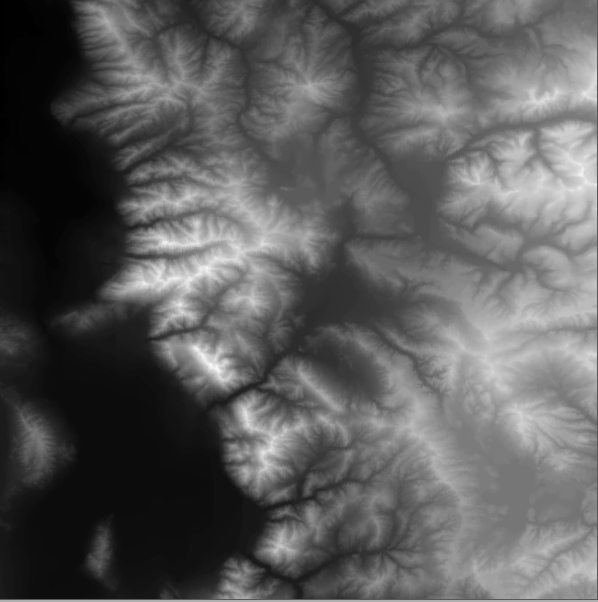
%> input picture saltlake.png, 598 x 602 px
$ octave test.m   (GNU Octave 9; MATLAB toolbox functions it lacks are replaced by stand-ins)
%> lines starting %> are read from the running program, lines starting %| are printed output that depends on the picture
### Gaussian_mean_curvature.m
function H = Gaussian_mean_curvature(im,f, method)
%> called with f = 0.4, method = 'mean'

%{
this function allows to calculate, display the gaussian curvature
and the average curvature of a given image at the input.

Input data:
     - im: image.
     - f: real parameter.
     - method: "gaussian" or "mean"

Author: SABIR ILYASS - 2022.

%}

im = imresize(im, f);
%> im: size 241x240 double
[w,h] = size(im);
%> w = 241; h = 240

H = zeros(w - 4,h - 4);

if (w >= 2 && h >= 2)
    % initializing tangent vectors
    X_u_1 = zeros(w - 2,h - 2);
    X_u_3 = zeros(w - 2,h - 2);

    X_v_2 = zeros(w - 2,h - 2);
    X_v_3 = zeros(w - 2,h - 2);

    % initializing the derivation of tangent vectors

    X_uu_3 = zeros(w - 4,h - 4);

    X_uv_3 = zeros(w - 4,h - 4);

    X_vv_3 = zeros(w - 4,h - 4);

    Normal_1 = zeros(w - 2,h - 2);
    Normal_2 = zeros(w - 2,h - 2);
    Normal_3 = zeros(w - 2,h - 2);

    for i = 1:w-2
        for j = 1:h-2
                norm_u_ij = sqrt((im(i + 2,j) - im(i, j))^2 + 1);
                X_u_1(i,j) = 1 / norm_u_ij;
                X_u_3(i,j) = (im(i + 2,j) - im(i,j)) / norm_u_ij;

                norm_v_ij = sqrt((im(i,j + 2) - im(i, j))^2 + 1);
                X_v_2(i,j) = 1 / norm_v_ij;
                X_v_3(i,j) = (im(i,j + 2) - im(i, j)) / norm_v_ij;

                norm_n = sqrt(X_u_3(i,j)^2 + X_v_3(i,j)^2 + 1);
                Normal_1(i,j) = - X_u_3(i,j)/norm_n;
                Normal_2(i,j) = - X_v_3(i,j)/norm_n;
                Normal_3(i,j) =  1/norm_n;

        end
    end
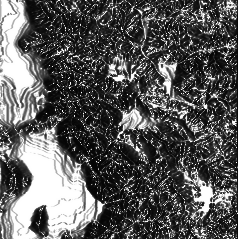
%> X_v_2: size 239x238 double; min 0.0161, max 1, mean 0.354
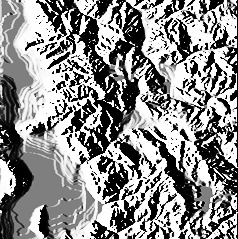
%> X_v_3: size 239x238 double; min -1, max 1, mean 0.101; drawn with min black and max white

    for i = 1:w-4
        for j = 1:h-4
            X_uu_3(i,j) = (im(i+4,j) + im(i,j) - 2 * im(i+2,j)) / abs(im(i+4,j) + im(i,j) - 2 *  im(i+2,j));
            X_vv_3(i,j) = (im(i,j+4) + im(i,j) - 2 * im(i,j+2)) / abs(im(i,j+4) + im(i,j) - 2 * im(i,j+2));
            X_uv_3(i,j) = (im(i + 2,j + 2) + im(i,j) - im(i + 2,j) - im(i,j+2)) / abs(im(i + 2,j + 2) + im(i,j) - im(i + 2,j) - im(i,j+2));

            %  First fundamental Coeffecients of the surface (E,F,G)
            E = X_u_1(i,j)^2 + X_u_3(i,j)^2;
            F = X_u_3(i,j) * X_v_3(i,j);
            G = X_v_2(i,j)^2 + X_v_3(i,j)^2;

            % Second fundamental Coeffecients of the surface (L,M,N)
            L = Normal_3(i,j) * X_uu_3(i,j);
            M = Normal_3(i,j) * X_uv_3(i,j);
            N = Normal_3(i,j) * X_vv_3(i,j);

            switch method
                case "gaussian"
                    H(i,j) = (L.*N - M.^2)./(E.*G - F.^2);

                case "mean"
                    H(i,j) = (E.*N + G.*L - 2.*F.*M)./(2*(E.*G - F.^2));

                otherwise
                    msg = 'Please enter the name of the corpure among the following proposals: gaussian and mean.';
                    error(msg);
            end
        end
    end
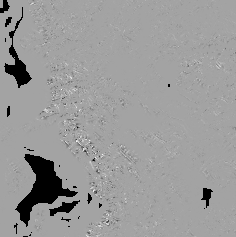
%> H: size 237x236 double; 4.89% of the values are NaN or infinite; the others: min -1077.7, max 605.5, mean -2.76; drawn with min black, max white, NaN and infinite black
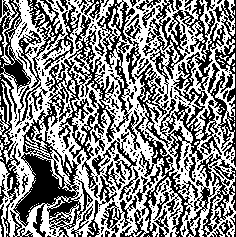
%> X_vv_3: size 237x236 double; 3.74% of the values are NaN or infinite; the others: min -1, max 1, mean 0.072; drawn with min black, max white, NaN and infinite black
end

image_3D_x = zeros(w - 4,h - 4);
image_3D_y = zeros(w - 4,h - 4);

for i = 1:w-4
    for j = 1:h-4
        image_3D_x(i, j) = i+2;
        image_3D_y(i, j) = j+2;
    end
end
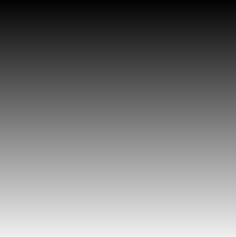
%> image_3D_x: size 237x236 double; min 3, max 239, mean 121
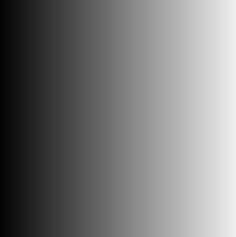
%> image_3D_y: size 237x236 double; min 3, max 238, mean 120.5
figure;
surf(image_3D_x, image_3D_y, H);
title(sprintf('The %s curvature',method));

### test.m
clc; clear; close all;

im = double(imread('saltlake.png'));
%image_22_3D(im, 0.4);
Gaussian_mean_curvature(im,0.4,"mean");
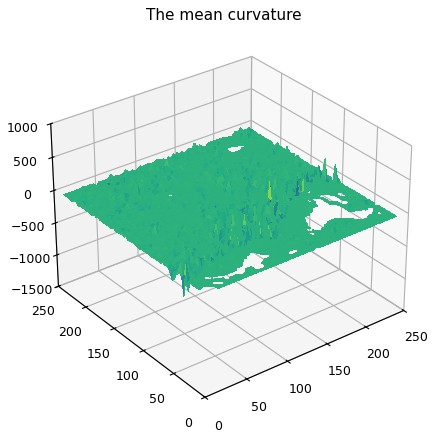
%> figure redrawn from the program's plot data
